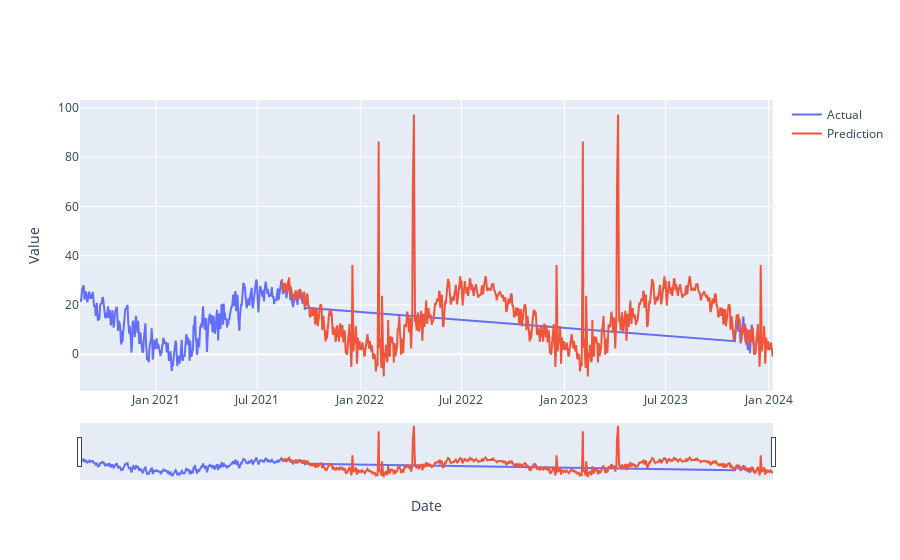

Notebook cell for this chart:
### Markdown cell above
# Final Graph

### Code cell
predictions_predictions_flattened = [item for sublist in predictions_predictions for item in sublist]

# Assuming 'df_combine' and 'scaled_df_pred' are your DataFrames and 'var4_flattened' is your prediction data

fig_1 = go.Figure()

# Adding line for df1
fig_1.add_trace(go.Scatter(x=df_combine.index, y=df_combine['TAVG'], mode='lines', name='Actual'))

# Adding line for df2
fig_1.add_trace(go.Scatter(x=scaled_df_pred.index, y=predictions_predictions_flattened, mode='lines', name='Prediction'))

# Updating layout with range slider
fig_1.update_layout(
    xaxis_title='Date',
    yaxis_title='Value',
    xaxis=dict(
        rangeslider=dict(
            visible=True
        ),
        type='date'  # Assuming x-axis is datetime, change if otherwise
    )
)

# Show the plot
fig_1.show()

### Figure 1 — Plotly figure (JSON) as saved in the notebook; plotly's stock layout.template omitted (floating-point values rounded to 4 significant figures; data arrays with more than 128 entries replaced by an {"elided": "..."} marker saying what was removed)
{"data": [{"mode": "lines", "name": "Actual", "x": {"elided": "440 str values"}, "y": {"elided": "440 float values"}, "type": "scatter"}, {"mode": "lines", "name": "Prediction", "x": {"elided": "879 str values"}, "y": {"elided": "879 float values"}, "type": "scatter"}], "layout": {"xaxis": {"rangeslider": {"visible": true}, "title": {"text": "Date"}, "type": "date"}, "yaxis": {"title": {"text": "Value"}}}}
